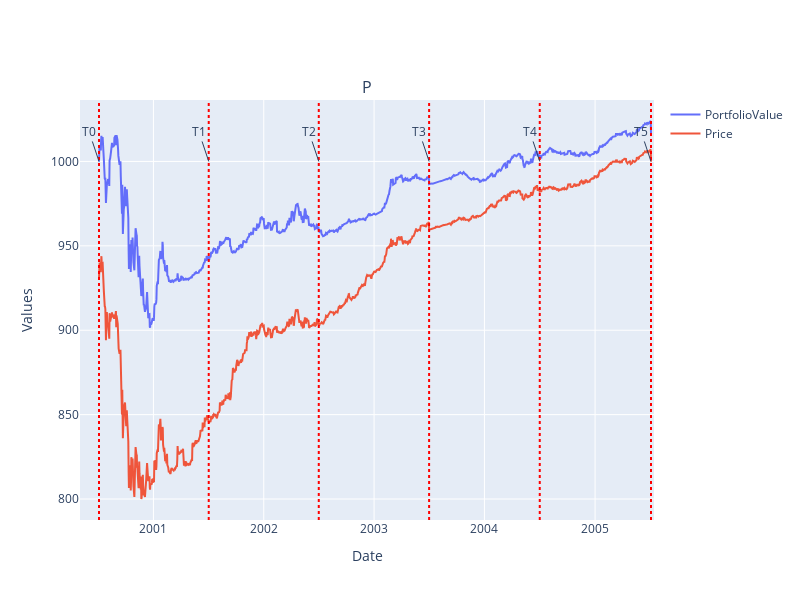

The notebook cell this image was saved under:
### Code cell
portfolio_compo = pd.read_csv('src/data/precomputed_pricings_1.csv', index_col=None)
date_lines = STR_DATES_GRID_1

plot_portfolio(portfolio_compo, date_lines)

### Figure 1 — Plotly figure (JSON) as saved in the notebook; plotly's stock layout.template omitted (floating-point values rounded to 4 significant figures; data arrays with more than 128 entries replaced by an {"elided": "..."} marker saying what was removed)
{"data": [{"mode": "lines", "name": "PortfolioValue", "type": "scatter", "x": {"elided": "1305 str values"}, "y": {"elided": "1305 float values"}}, {"mode": "lines", "name": "Price", "type": "scatter", "x": {"elided": "1305 str values"}, "y": {"elided": "1305 float values"}}], "layout": {"annotations": [{"font": {"size": 16}, "showarrow": false, "text": "P", "x": 0.5, "xanchor": "center", "xref": "paper", "y": 1, "yanchor": "bottom", "yref": "paper"}, {"showarrow": true, "text": "T0", "x": "2000-07-05T00:00:00", "y": 1000}, {"showarrow": true, "text": "T1", "x": "2001-07-03T00:00:00", "y": 1000}, {"showarrow": true, "text": "T2", "x": "2002-07-02T00:00:00", "y": 1000}, {"showarrow": true, "text": "T3", "x": "2003-07-02T00:00:00", "y": 1000}, {"showarrow": true, "text": "T4", "x": "2004-07-02T00:00:00", "y": 1000}, {"showarrow": true, "text": "T5", "x": "2005-07-05T00:00:00", "y": 1000}], "height": 600, "hoverlabel": {"bgcolor": "white", "font": {"size": 12}}, "hovermode": "x", "shapes": [{"line": {"color": "red", "dash": "dot", "width": 2}, "type": "line", "x0": "2000-07-05T00:00:00", "x1": "2000-07-05T00:00:00", "xref": "x", "y0": 0, "y1": 1, "yref": "y domain"}, {"line": {"color": "red", "dash": "dot", "width": 2}, "type": "line", "x0": "2001-07-03T00:00:00", "x1": "2001-07-03T00:00:00", "xref": "x", "y0": 0, "y1": 1, "yref": "y domain"}, {"line": {"color": "red", "dash": "dot", "width": 2}, "type": "line", "x0": "2002-07-02T00:00:00", "x1": "2002-07-02T00:00:00", "xref": "x", "y0": 0, "y1": 1, "yref": "y domain"}, {"line": {"color": "red", "dash": "dot", "width": 2}, "type": "line", "x0": "2003-07-02T00:00:00", "x1": "2003-07-02T00:00:00", "xref": "x", "y0": 0, "y1": 1, "yref": "y domain"}, {"line": {"color": "red", "dash": "dot", "width": 2}, "type": "line", "x0": "2004-07-02T00:00:00", "x1": "2004-07-02T00:00:00", "xref": "x", "y0": 0, "y1": 1, "yref": "y domain"}, {"line": {"color": "red", "dash": "dot", "width": 2}, "type": "line", "x0": "2005-07-05T00:00:00", "x1": "2005-07-05T00:00:00", "xref": "x", "y0": 0, "y1": 1, "yref": "y domain"}], "showlegend": true, "width": 800, "xaxis": {"anchor": "y", "autorange": true, "domain": [0, 1], "range": ["2000-04-29 20:10:26.087", "2005-07-14 22:10:26.087"], "title": {"text": "Date"}, "type": "date"}, "yaxis": {"anchor": "x", "autorange": true, "domain": [0, 1], "range": [787.6, 1036.0], "title": {"text": "Values"}, "type": "linear"}}}
